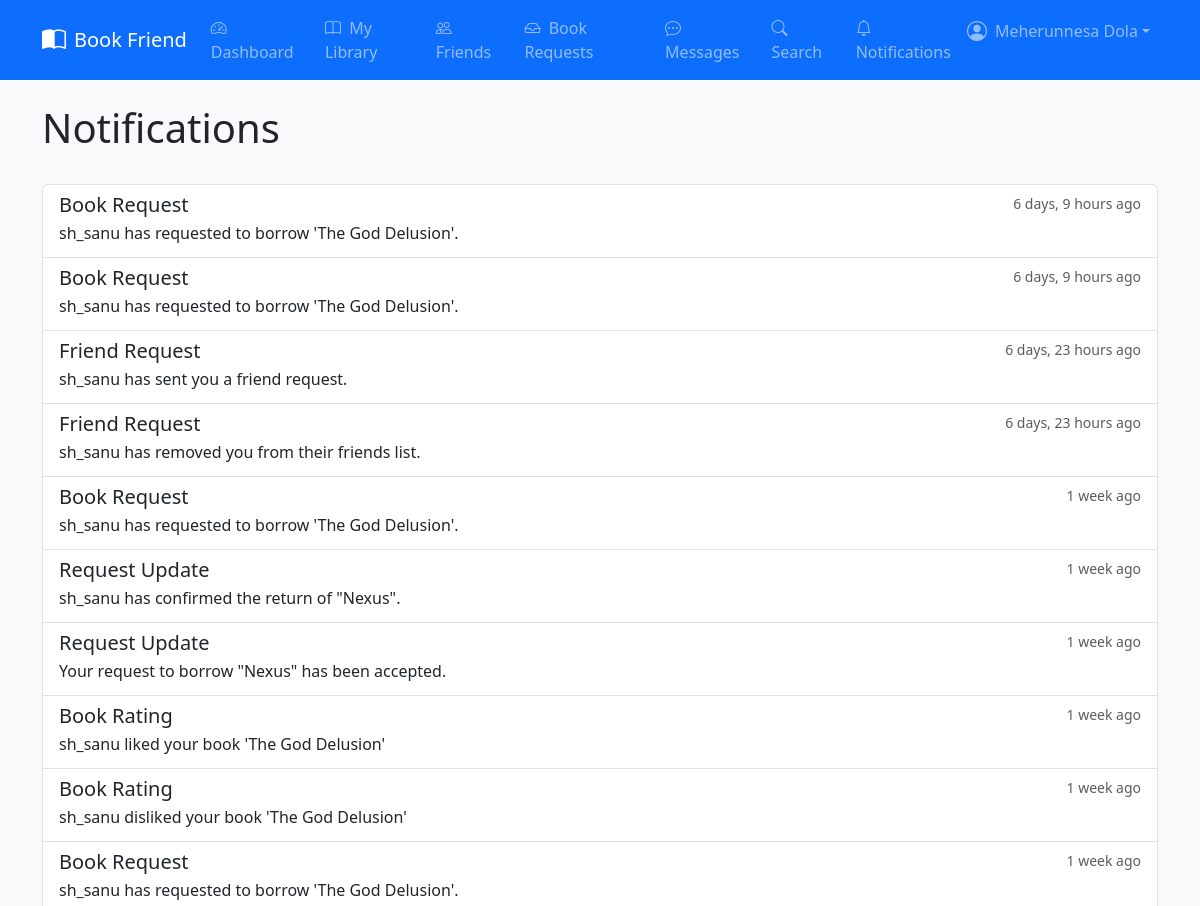
Page /notifications/ (signed in, upper part) on the earlier database version.
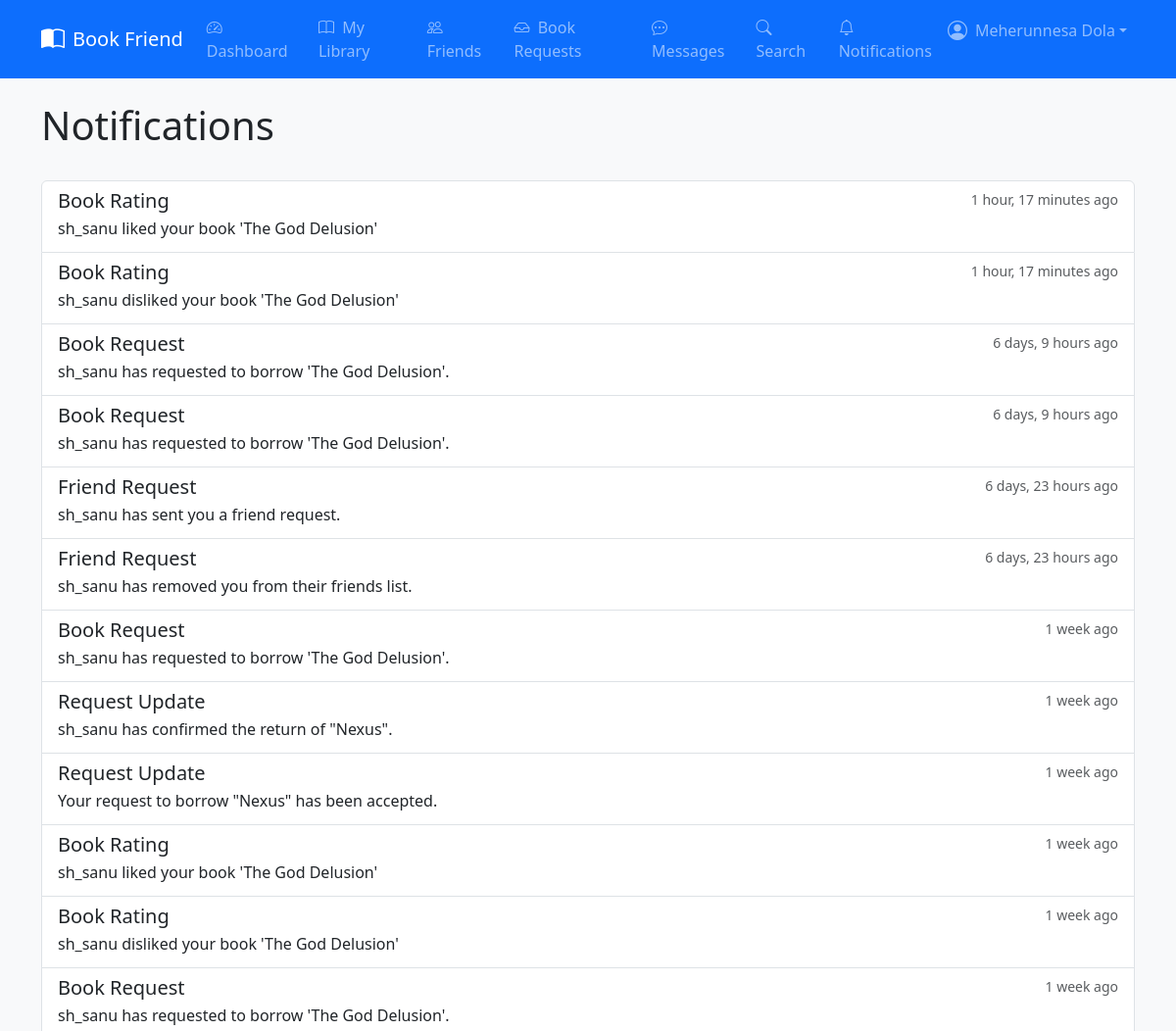
Same page on the later database version.
### Core/models.py (models this page shows, shortened)
class Notification(models.Model):
    TYPE_CHOICES = [
        ('friend_request', 'Friend Request'),
        ('book_request', 'Book Request'),
        ('request_update', 'Request Update'),
        ('due_reminder', 'Due Reminder'),
        ('book_rating', 'Book Rating'),
        ('book_review', 'Book Review'),
        ('new_message', 'New Message'),
    ]
    user = models.ForeignKey(User, on_delete=models.CASCADE)
    notification_type = models.CharField(max_length=20, choices=TYPE_CHOICES)
    message = models.TextField()
    read = models.BooleanField(default=False)
    created_at = models.DateTimeField(auto_now_add=True)
    related_user = models.ForeignKey(User, on_delete=models.SET_NULL, null=True, blank=True, related_name='related_notifications')
    related_book = models.ForeignKey(Book, on_delete=models.SET_NULL, null=True, blank=True)
    related_book_request = models.ForeignKey(BookRequest, on_delete=models.SET_NULL, null=True, blank=True)
    related_friendship = models.ForeignKey(Friendship, on_delete=models.SET_NULL, null=True, blank=True)
    related_book_review = models.ForeignKey('BookReview', on_delete=models.SET_NULL, null=True, blank=True)
    related_message = models.ForeignKey('Message_Chat.Message', on_delete=models.SET_NULL, null=True, blank=True, related_name='notifications')
    @staticmethod
    def get_user_notifications(user):
        return Notification.objects.filter(
            user=user,
            notification_type__in=[
                'friend_request',
                'book_request',
                'request_update',
                'due_reminder',
                'book_rating',
                'book_review'
            ]
        ).order_by('-created_at')

### Core/views.py (the view)
# urls.py: path("notifications/", views.notifications_view, name="notifications"),
@login_required
def notifications_view(request):
    notifications = Notification.get_user_notifications(request.user)
    unread_count = notifications.filter(read=False).count()
    if request.method == "POST":
        notifications.filter(read=False).update(read=True)
        return redirect("core:notifications")
    context = {
        "notifications": notifications,
        "unread_count": unread_count,
    }
    return render(request, "core/notifications/list.html", context)

### Core/context_processors.py (called while the page is built)
def notification_count(request):
    if request.user.is_authenticated:
        unread_count = Notification.get_user_notifications(request.user).filter(read=False).count()
        return {'unread_notifications': unread_count}
    return {'unread_notifications': 0}

### templates/core/notifications/list.html (shortened to what this page needs)
{% extends 'core/base.html' %}
{% block content %}
<div class="container">
    <div class="d-flex justify-content-between align-items-center mb-4">
        <h1>Notifications</h1>
    </div>
    {% if notifications %}
        <div class="list-group">
            {% for notification in notifications %}
                <a href="{% url 'core:notification_redirect' notification.id %}" class="list-group-item list-group-item-action {% if not notification.read %}list-group-item-primary{% endif %}">
                    <div class="d-flex w-100 justify-content-between">
                        <h5 class="mb-1">{{ notification.get_notification_type_display }}</h5>
                        <small class="text-muted">{{ notification.created_at|timesince }} ago</small>
                    </div>
                    <p class="mb-1">{{ notification.message }}</p>
                </a>
            {% endfor %}
        </div>
    {% else %}
        <p class="text-muted">No notifications yet.</p>
    {% endif %}
</div>
{% endblock %}

Differences in the rows shown:
added Notification: notification_type "Book Rating", created_at "1 hour, 17 minutes", message "sh_sanu liked your book 'The God Delusion'"
added Notification: notification_type "Book Rating", created_at "1 hour, 17 minutes", message "sh_sanu disliked your book 'The God Delusion'"
